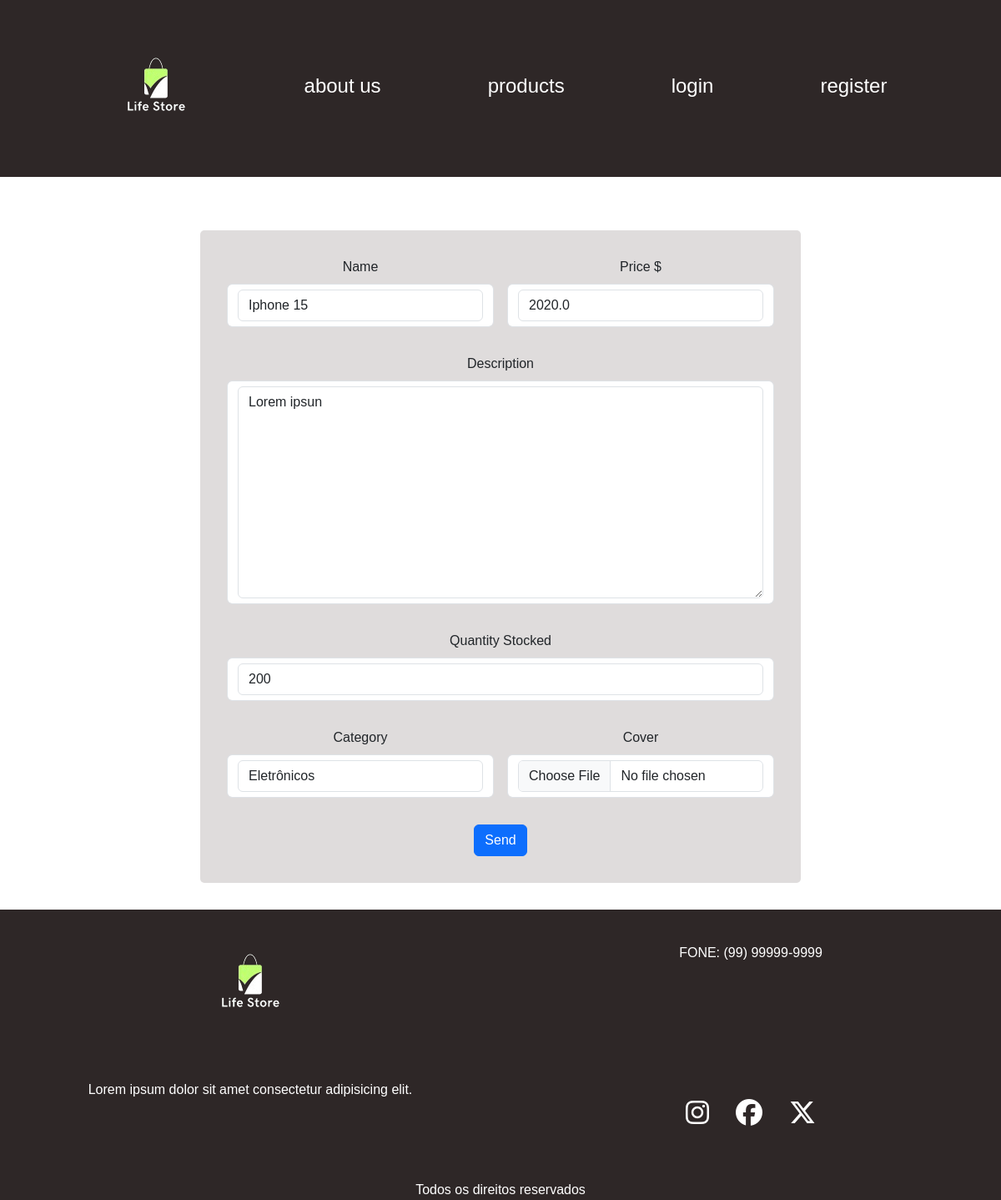
Before: /product/update/17/ with the older database file.
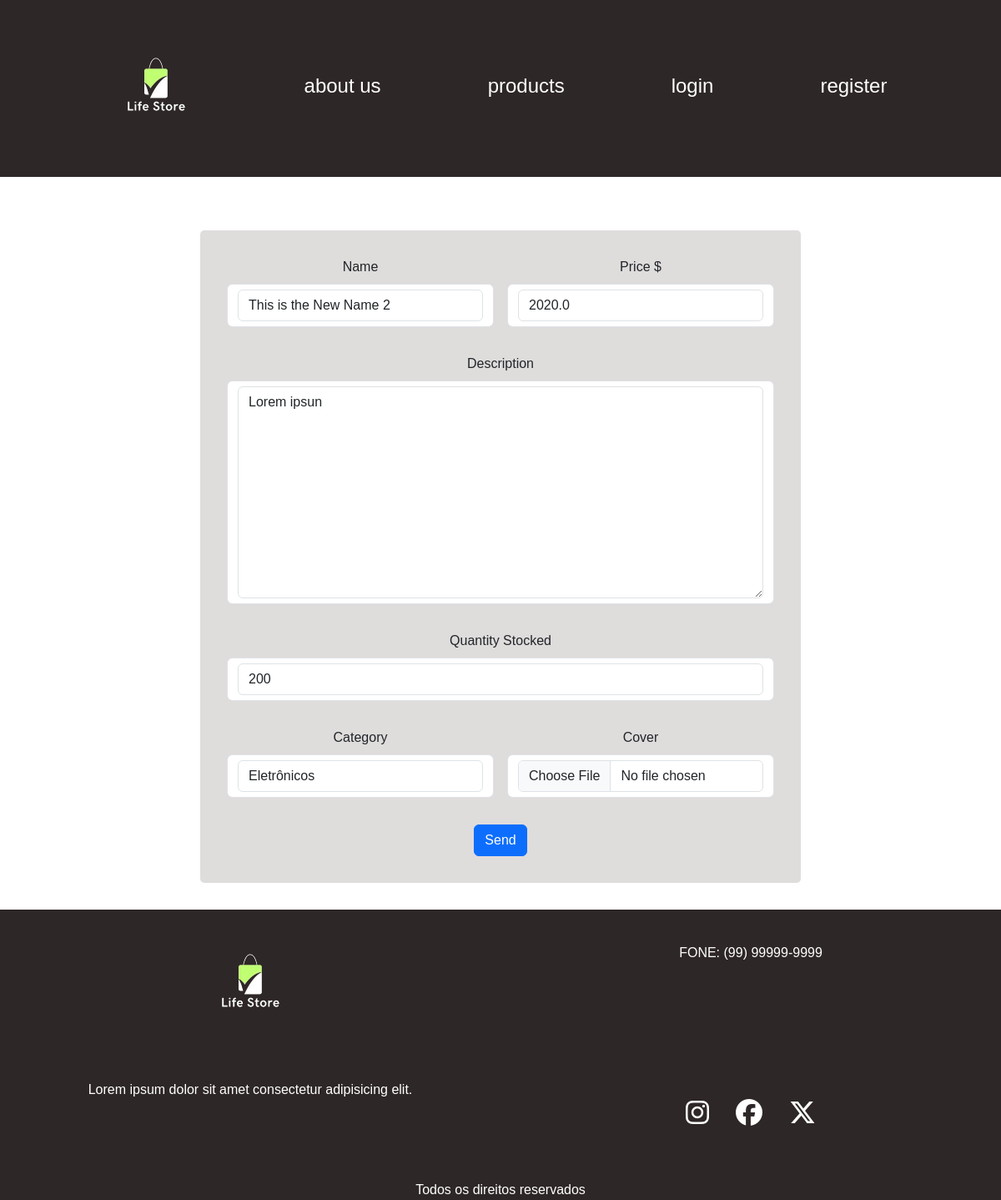
After: the same page with the newer database file.
### products/models.py (models this page shows)
class Product(models.Model):
    name = models.CharField(max_length=60)
    description = models.TextField()
    price = models.FloatField()
    category = models.ForeignKey(Category, on_delete=models.CASCADE)
    quantity_stocked = models.IntegerField()
    cover = models.ImageField(upload_to='products/covers/%Y/%m/%d/',
                              blank=True, default=''
                              )
    created_at = models.DateTimeField(auto_now_add=True)
    updated_at = models.DateTimeField(auto_now=True)

### products/views/site.py (the view)
@has_role_decorator('Admin')
def ProductUpdateView(request, id):
    product = get_object_or_404(Product, id=id)
    if request.method == 'GET':
        form = ProductForm(instance=product)
    elif request.method == 'POST':
        form = ProductForm(request.POST, request.FILES, instance=product)
        if form.is_valid():
            form.save()
            messages.success(request, 'Product was updated')
            return redirect('index')
    return render(request, 'products/pages/form.html',
                  context={
                      'form': form
                  }
                  )

### products/forms.py
class ProductForm(forms.ModelForm):
    class Meta:
        model = Product
        fields = ['name', 'description', 'price',
                  'category', 'quantity_stocked',
                  'cover',
                  ]
        widgets = {
            'name': forms.TextInput(attrs={'class': 'form-control'}),
            'description': forms.Textarea(attrs={'class': 'form-control'}),
            'price': forms.NumberInput(attrs={'class': 'form-control'}),
            'category': forms.Select(attrs={'class': 'form-control'}),
            'quantity_stocked': forms.NumberInput(attrs={'class': 'form-control'}),
            'cover': forms.FileInput(attrs={'class': 'form-control'}),
        }

### products/models.py (called while the page is built)
    def __str__(self):
        return self.name

### products/templates/products/pages/form.html (shortened to what this page needs)
{% extends 'global/base.html' %}
{% block content %}
  <div class="content-form">
    <form class="row g-3" method="post" enctype="multipart/form-data">
        <div class="col-md-6">
            <label for="inputName4" class="form-label">Name</label>
            <p type="text" class="form-control" id="inputName4">
                {{ form.name }}
            </p>
        </div>
        <div class="col-md-6">
            <label for="inputDescription4" class="form-label">Price $</label>
            <p type="Integer" class="form-control" id="inputPrice">
                {{ form.price }}
            </p>
        </div>
        <div class="col-12">
            <label for="inputDescription" class="form-label">Description</label>
            <p type="text" class="form-control" id="inputDescription">
                {{ form.description}}
            </p>
        </div>
        <div class="col-12">
            <label for="inputQuantityStocked" class="form-label">Quantity Stocked</label>
            <p type="Integer" class="form-control" id="inputQuantityStocked">
                {{ form.quantity_stocked }}
            </p>
        </div>
        <div class="col-md-6">
            <label for="inputCategory" class="form-label">Category</label>
            <p type="select" class="form-control" id="inputSelect">
                {{ form.category }}
            </p>
        </div>
        <div class="col-md-6">
            <label for="inputCover" class="form-label">Cover</label>
            <p type="file" class="form-control" id="inputCover">
                {{ form.cover }}
            </p>
        </div>
        <div class="col-12">
            <button type="submit" class="btn btn-primary">Send</button>
        </div>
    </form>
  </div>
{% endblock content %}

Changed rows visible on the page:
changed Product "Lorem ipsun": name "Iphone 15" → "This is the New Name 2"
